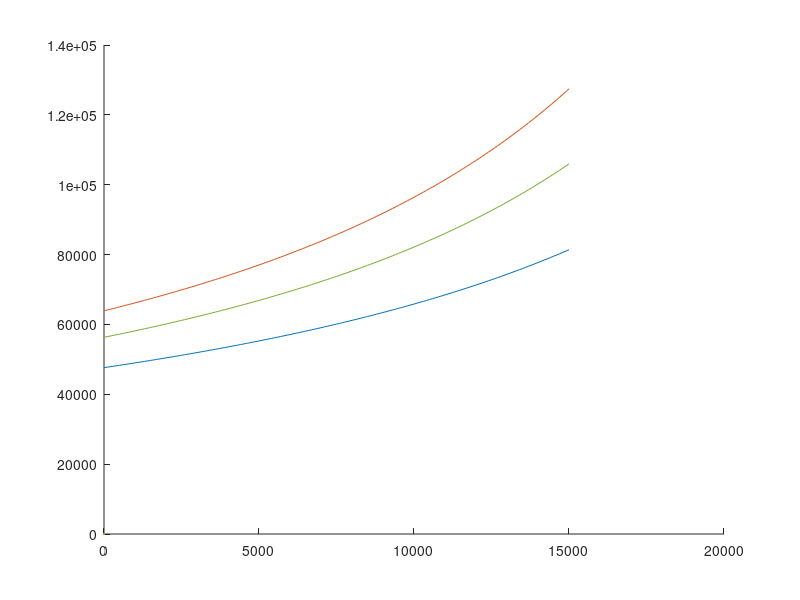

Here is the MATLAB script that generated this plot: (Note: this script raises an error after producing the figure.)
close all
clear
clc

e = exp(1);

%% m/n affects the result
n = 80000;
m_limit = 15000;

f = 0.01;
n_1 = n * f;

%% m: x-axis  optimal variance: y-axis
x_axis_1 = [];
y_axis_1 = [];
for m = 0:100:m_limit
    p = 1 - (n - 1) / (n - 1 - m) / (e + 1);
    rho = 1 - 1 / p;

    q = 1 - p;
    % variance
    h_1 = p * q / (p - q)^2;
    h_2 = n + rho * ((2 * n_1 - n)^2 - n) / (n - 1);
    variance = h_1 * h_2;

    x_axis_1(end+1) = m;
    y_axis_1(end+1) = variance;
end


f = 0.1;
n_1 = n * f;

%% m: x-axis  optimal variance: y-axis
x_axis_2 = [];
y_axis_2 = [];
for m = 0:100:m_limit
    p = 1 - (n - 1) / (n - 1 - m) / (e + 1);
    rho = 1 - 1 / p;

    q = 1 - p;
    % variance
    h_1 = p * q / (p - q)^2;
    h_2 = n + rho * ((2 * n_1 - n)^2 - n) / (n - 1);
    variance = h_1 * h_2;

    x_axis_2(end+1) = m;
    y_axis_2(end+1) = variance;
end


f = 0.2;
n_1 = n * f;

%% m: x-axis  optimal variance: y-axis
x_axis_3 = [];
y_axis_3 = [];
for m = 0:100:m_limit
    p = 1 - (n - 1) / (n - 1 - m) / (e + 1);
    rho = 1 - 1 / p;

    q = 1 - p;
    % variance
    h_1 = p * q / (p - q)^2;
    h_2 = n + rho * ((2 * n_1 - n)^2 - n) / (n - 1);
    variance = h_1 * h_2;

    x_axis_3(end+1) = m;
    y_axis_3(end+1) = variance;
end

hold on;
plot(x_axis_1, y_axis_1, LineWidth = 2, Color = [1, 0, 0]);
plot(x_axis_2, y_axis_2, LineWidth = 2, Color = [1, 0, 1]);
plot(x_axis_3, y_axis_3, LineWidth = 2, Color = [0, 1, 0]);


xlabel('$M$', Interpreter = 'latex')
ylabel('MSE')
set(gca, 'FontSize', 20, 'FontName', 'Times New Roman');
ax = gca;
ax.XAxis.Exponent = 3;
ax.YAxis.Exponent = 4;

%% RR
p = e / (e + 1);
q = 1 - p;
yline(p*q*n/((p - q)^2), '--', LineWidth = 2, Color = [0, 0, 1]);

legend("JRR ($n_1/n = 0.01$)", "JRR ($n_1/n = 0.1$)", "JRR ($n_1/n = 0.2$)", "RR", Location = "northwest", Interpreter = 'latex')
